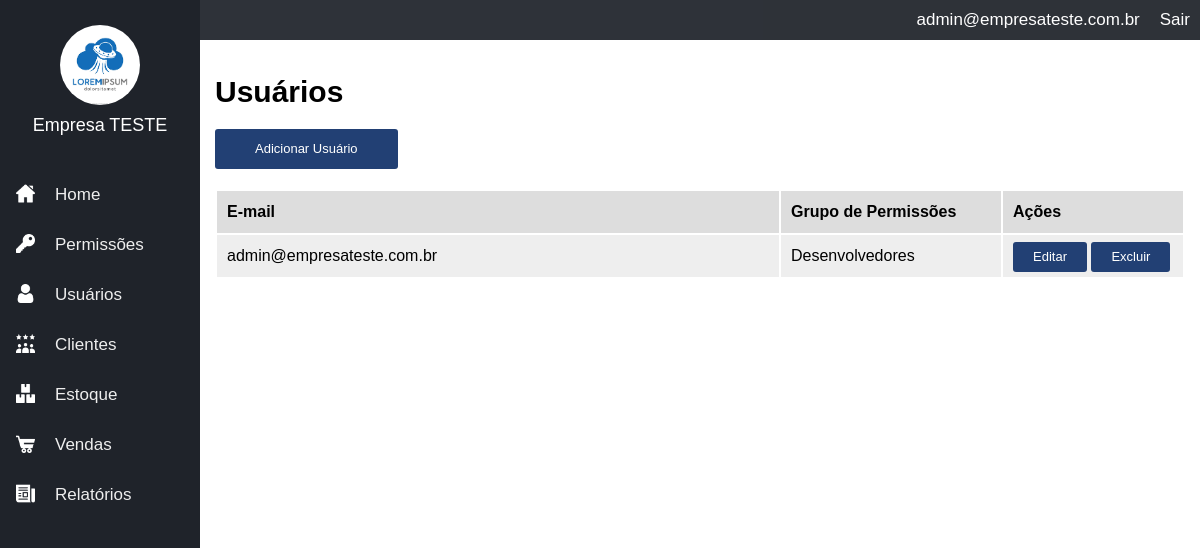
The app's page /users (signed in) with its own data.
### tables this page shows
CREATE TABLE IF NOT EXISTS `users` (
  `id` int(11) NOT NULL AUTO_INCREMENT,
  `id_company` int(11) NOT NULL,
  `email` varchar(50) NOT NULL,
  `password` varchar(32) NOT NULL,
  `id_group` int(11) NOT NULL,
  PRIMARY KEY (`id`)
);

CREATE TABLE IF NOT EXISTS `permission_groups` (
  `id` int(11) NOT NULL AUTO_INCREMENT,
  `id_company` int(11) NOT NULL,
  `name` varchar(50) NOT NULL,
  `params` varchar(200) NOT NULL,
  PRIMARY KEY (`id`)
);

### core/controller.php (called while the page is built, shortened)
<?php
class controller {
    public function loadTemplate($viewName, $viewData = array()){
        include 'views/template.php';
    }
    public function loadViewInTemplate($viewName, $viewData = array()){
        extract($viewData);
        include 'views/'.$viewName.'.php';
    }
}

### core/core.php (called while the page is built, shortened)
<?php
class Core {
    public function run(){
        $url= explode("index.php",$_SERVER['PHP_SELF']);
        $url= end($url);
        $params=array();
        if(!empty($url)){
            $url=explode('/',$url);
            array_shift($url);
            array_shift($url);
            if(isset($url[0])){
                $currentAction=$url[0];
                array_shift($url);
            }else{
                $currentAction='index';
            }
        }else{
            $currentController='homeController';
            $currentAction='index';
        }
        require_once 'core/controller.php';
        $c= new $currentController();
        call_user_func_array(array($c,$currentAction),$params);
    }
   }

### index.php (called while the page is built, shortened)
<?php
require'config.php';
$core= new Core();
$core->run();
?>

### core/model.php (called while the page is built, shortened)
<?php
class model {
    public function __construct(){
        global $config;
        $this->db=new PDO("mysql:dbname=".$config['dbname'].';host='.$config['host'],$config['dbuser'],$config['dbpass']);
    }
}

### config.php (called while the page is built, shortened)
<?php
$config= array();
if (ENVIRONMENT=="development"){
    $config['dbname']='contaazul';
    $config['host']='localhost';
    $config['dbuser']='root';
    $config['dbpass']='';
} else{
}

### models/Users.php (called while the page is built, shortened)
<?php
class Users extends model {
    private $userInfo;
    public function setLoggedUser() {
        if(isset($_SESSION['ccUser']) && !empty($_SESSION['ccUser'])) {
            $id = $_SESSION['ccUser'];
            $sql = $this->db->prepare("SELECT * FROM users WHERE id = :id");
            $sql->bindValue(':id', $id);
            $sql->execute();
            if($sql->rowCount() > 0) {
                $this->userInfo = $sql->fetch();
            }
        }
    }
    public function getCompany() {
        if(isset($this->userInfo['id_company'])) {
            return $this->userInfo['id_company'];
        } else {
            return 0;
        }
    }
    public function getList($id_company) {
        $data = array();
        $sql = $this->db->prepare("
        SELECT
            u.id,
            u.email,
            p.name
        FROM users u
        LEFT JOIN permission_groups p ON p.id = u.id_group
        WHERE u.id_company = :id_company");
        $sql->bindValue(':id_company', $id_company);
        $sql->execute();
        if($sql->rowCount() > 0) {
            $data = $sql->fetchAll();
        }
        return $data;
    }
}

### views/users.php (the view)
<h1>Usuários</h1>
<div class="button"><a href="<?php echo BASE_URL; ?>/users/add" class="button">Adicionar Usuário</a></div>
<table border="0" width="100%">
    <tr>
        <th>E-mail</th>
        <th>Grupo de Permissões</th>
        <th>Ações</th>
    </tr>
    <?php foreach($users_list as $us): ?>
    <tr>
        <td><?php echo $us['email']; ?></td>
        <td width="200"><?php echo $us['name']; ?></td>
        <td width="160">
             <a class="button button_small" href="<?php echo BASE_URL; ?>/users/edit/<?php echo $us['id']; ?>">Editar</a>
             <a class="button button_small" href="<?php echo BASE_URL; ?>/users/delete/<?php echo $us['id']; ?>" onclick="return confirm('Deseja realmente excluir esse item?')">Excluir</a>
        </td>
    </tr>
    <?php endforeach; ?>
</table>

### assets/css/template.css (style rules this page uses)
body { margin:0; padding:0; font-size:15px; font-family:Arial; }
input[type=submit], button, .button { border:0px; background-color:#224074; color:#FFF; height:40px; line-height:40px; border-radius:3px; padding-left:20px; padding-right:20px; cursor:pointer; font-size:13px; display: inline-block; }
.button_small { height:30px; line-height:30px; text-decoration:none; }
.button a { color:#FFF; text-decoration:none; }
table { margin-top:20px; }
table th { height:40px; line-height:40px; background-color:#DDD; text-align:left; padding-left:10px; padding-right:10px; }
table td { height:40px; line-height:40px; background-color:#EEE; text-align:left; padding-left:10px; padding-right:10px; }

### records on screen
users: email "admin@empresateste.com.br", permission_groups.name "Desenvolvedores"

### other values on screen
$viewData['company_name'] "Empresa TESTE"
$viewData['user_email'] "admin@empresateste.com.br"
